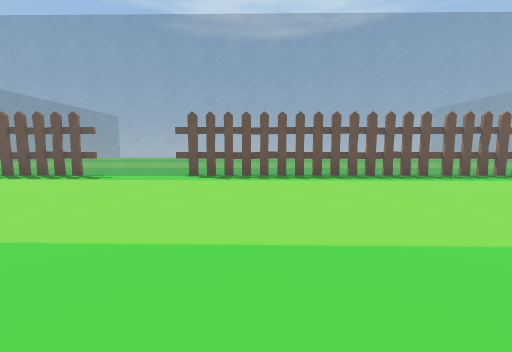
view 1 (above)

24 first-person views from a walk through a 3-D level made in the Unity game engine. The camera is 1.4 m above the floor, tilts 6° down and sees 90° across. The floor is counted in squares, 2 m on a side. Each view is taken from the middle of a square. On the plan, view 1 faces up. The plan holds only what a view shows up to about 9 squares ahead; the rest is blank. The place goes on beyond the plan. Some animated figures are not drawn.

view 2
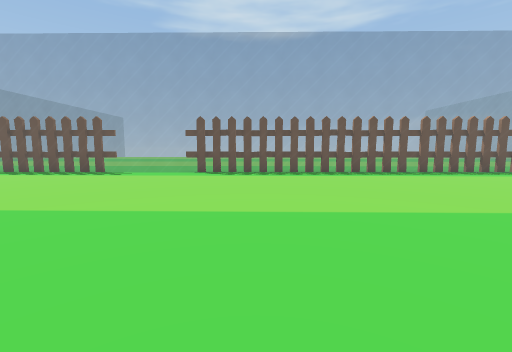

view 3
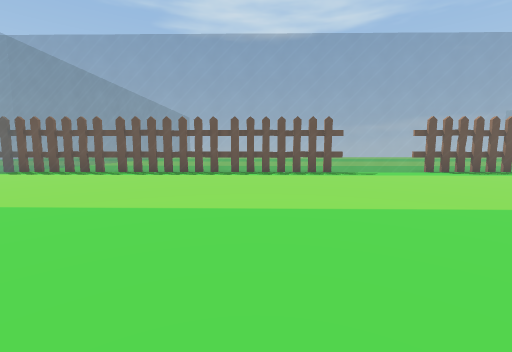

view 4
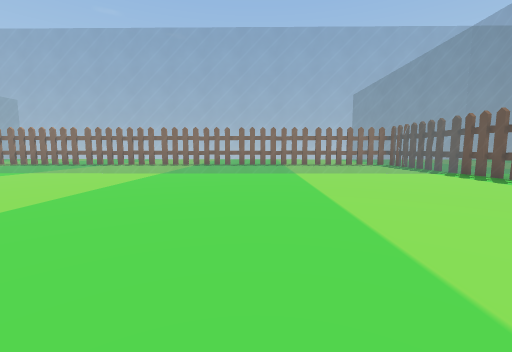

view 5
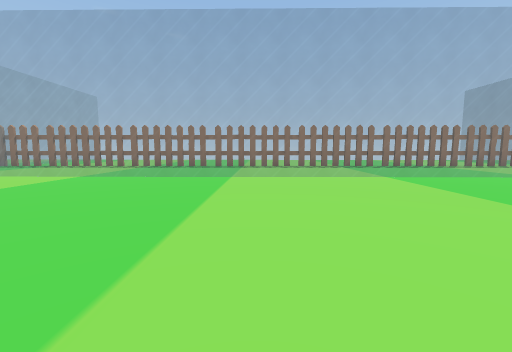

view 6
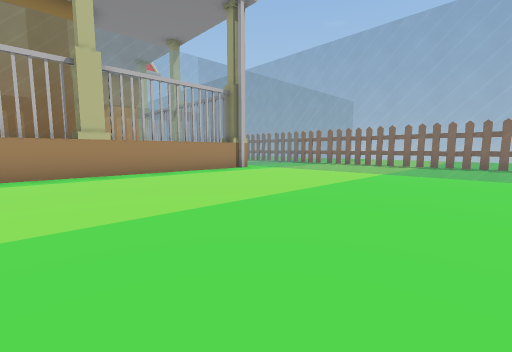

view 7
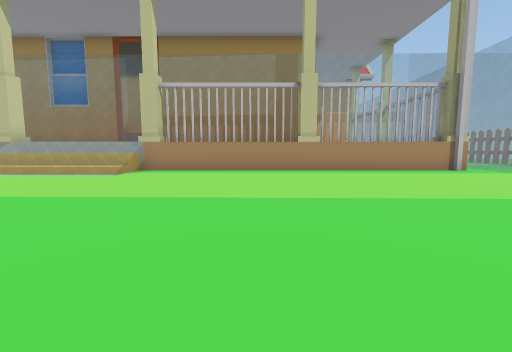

view 8
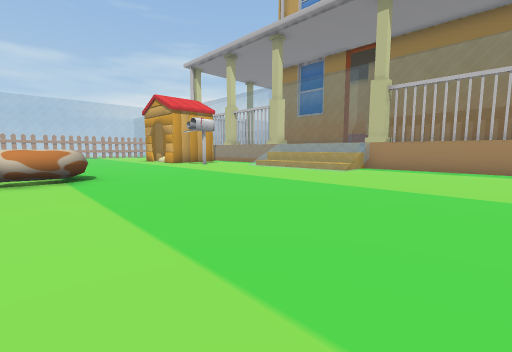

view 9
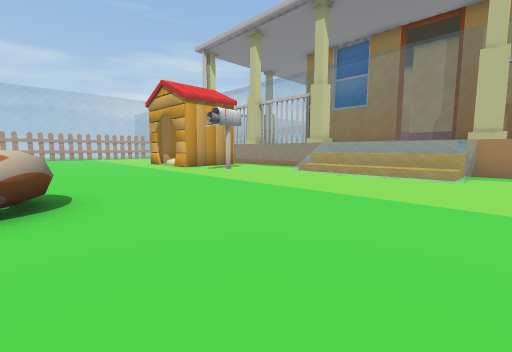

view 10
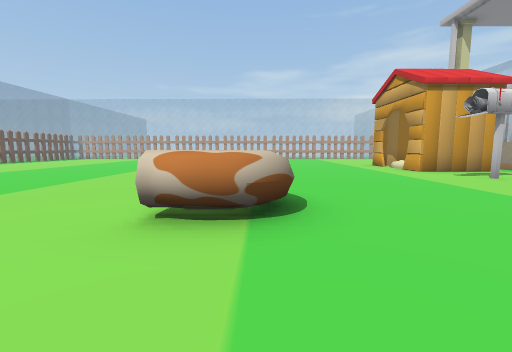

view 11
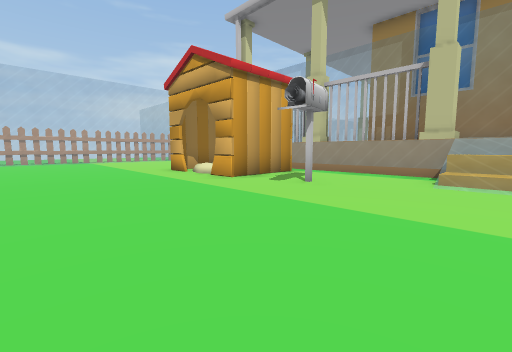

view 12
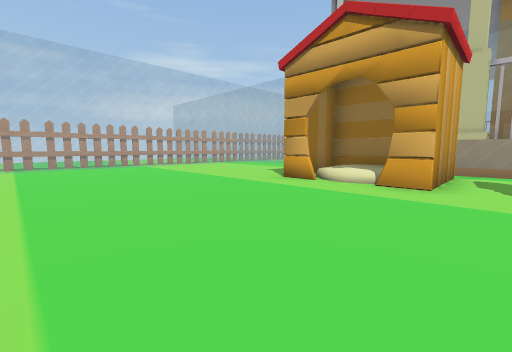

view 13
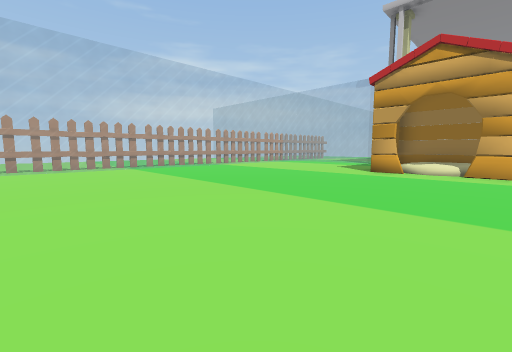

view 14
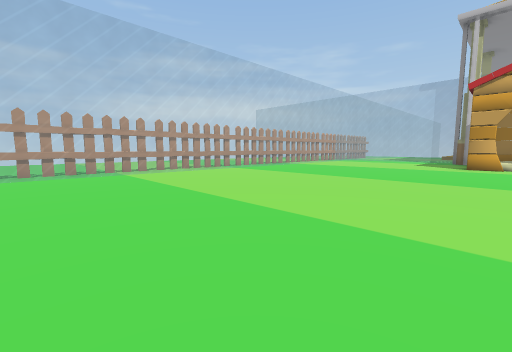

view 15
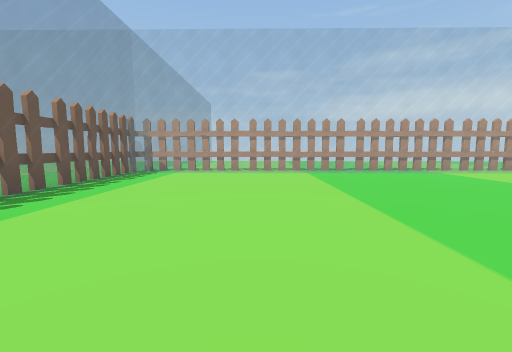

view 16
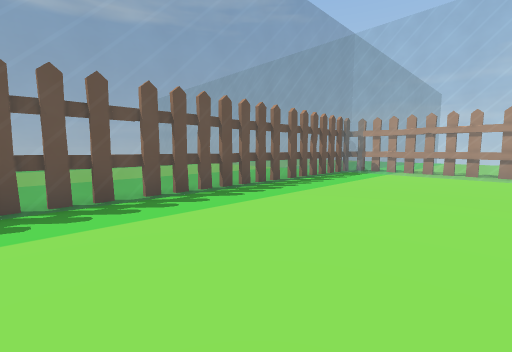

view 17
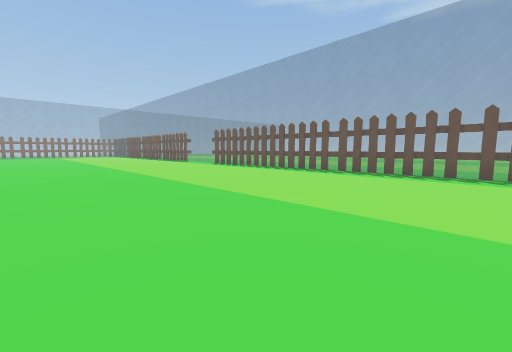

view 18
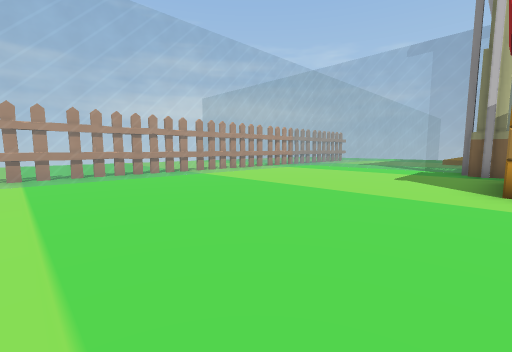

view 19
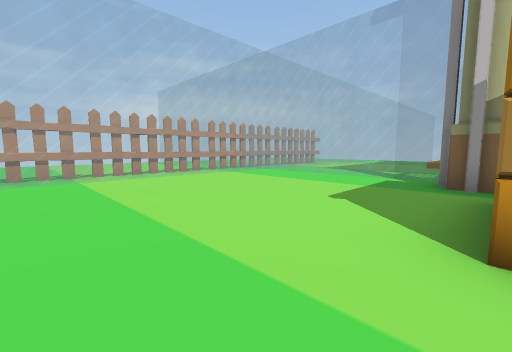

view 20
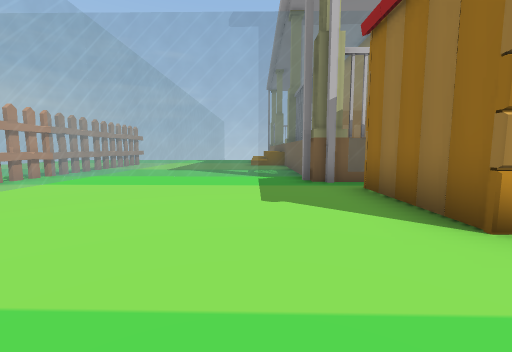

view 21
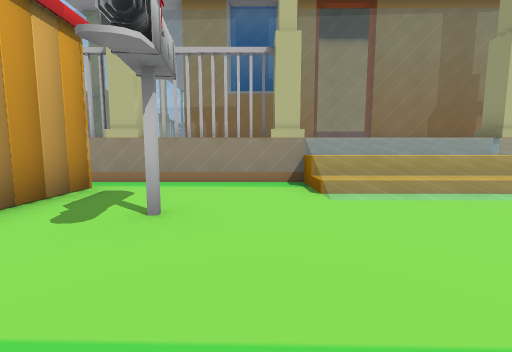

view 22
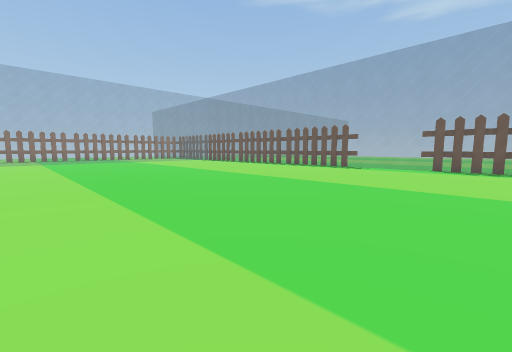

view 23
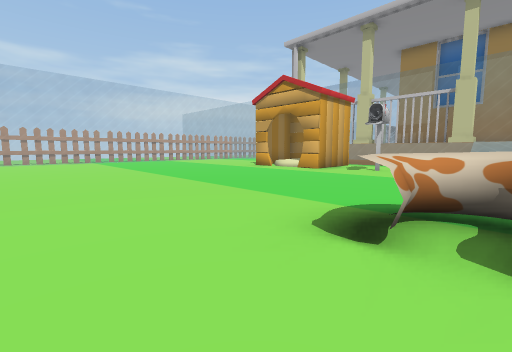

view 24
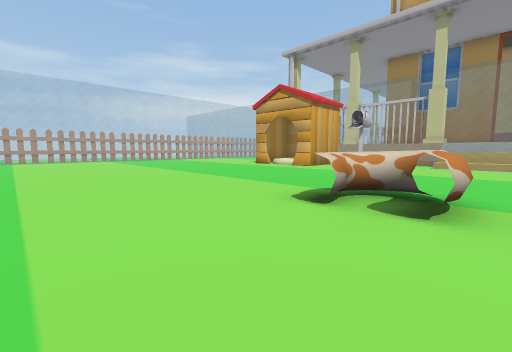

### Floor plan
Key: @ floor where view 1 was taken; # wall or solid block; . floor; / step, stairs or slope; = window, fence, low wall or low ledge; ^ raised ledge; M mailbox; O other object.
Columns run from 17 left of view 1 to 16 right of it. Each row starts with its distance up from view 1.
  9             ===
  8              ===
  7  ================================
  6  ==.............................==
  5  ==.............................==
  4  ==.............................==
  3 ===.............................=
  2 ===.............................=
  1 ===.............................=
  0 ===..............@..............==
 -1 ===.............................==
 -2 ===.............................=
 -3 ===.............................==
 -4 ===......      .................=
 -5 ===..............OO.............=
 -6 ===...... .......OO.............=
 -7 ===.............................=
 -8 ===.............................=
 -9 ===.............................=
-10 ===.............................=
-11 ===.....................^#......=
-12 == .................M.#^^#......=
-13 =  .........../////...####......=
-14    ...........////=....  .......=
-15   ==##########/   #===== =#.....=
-16              ========= =  =======
-17              ========== =========
-18              ======= ==  ========

Where each view was taken, in squares from view 1:
view 1: 0 up, 0 right, facing up
view 2: 1 down, 0 right, facing up
view 3: 1 down, 7 left, facing up
view 4: 1 up, 7 left, facing left
view 5: 5 down, 8 left, facing left
view 6: 7 down, 7 left, facing down-left
view 7: 6 down, 7 left, facing down
view 8: 5 down, 7 left, facing down-right
view 9: 6 down, 4 left, facing down-right
view 10: 6 down, 3 left, facing right
view 11: 7 down, 0 right, facing down-right
view 12: 6 down, 4 right, facing down-right
view 13: 3 down, 5 right, facing down-right
view 14: 0 up, 7 right, facing down-right
view 15: 3 up, 7 right, facing right
view 16: 3 up, 7 right, facing up-right
view 17: 1 down, 9 right, facing up-left
view 18: 6 down, 8 right, facing down-right
view 19: 9 down, 8 right, facing down-right
view 20: 9 down, 10 right, facing down
view 21: 9 down, 2 right, facing down
view 22: 3 down, 0 right, facing up-left
view 23: 3 down, 0 right, facing down-right
view 24: 2 down, 1 left, facing down-right
